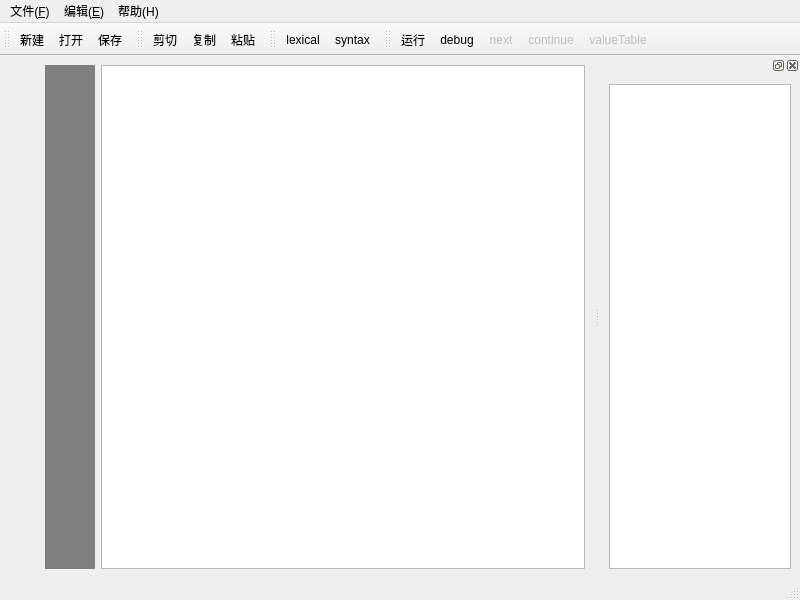
<?xml version="1.0" encoding="UTF-8"?>
<ui version="4.0">
 <class>MainWindow</class>
 <widget class="QMainWindow" name="MainWindow">
  <property name="geometry">
   <rect>
    <x>0</x>
    <y>0</y>
    <width>800</width>
    <height>600</height>
   </rect>
  </property>
  <widget class="QWidget" name="centralwidget">
   <layout class="QGridLayout" name="gridLayout">
    <item row="0" column="1">
     <widget class="QLabel" name="label">
      <property name="minimumSize">
       <size>
        <width>50</width>
        <height>30</height>
       </size>
      </property>
      <property name="styleSheet">
       <string notr="true">background-color:gray</string>
      </property>
      <property name="text">
       <string/>
      </property>
     </widget>
    </item>
    <item row="0" column="2">
     <widget class="QPlainTextEdit" name="plainTextEdit"/>
    </item>
    <item row="0" column="0">
     <widget class="QLabel" name="label_2">
      <property name="minimumSize">
       <size>
        <width>30</width>
        <height>0</height>
       </size>
      </property>
      <property name="text">
       <string/>
      </property>
     </widget>
    </item>
   </layout>
  </widget>
  <widget class="QMenuBar" name="menubar">
   <property name="geometry">
    <rect>
     <x>0</x>
     <y>0</y>
     <width>800</width>
     <height>26</height>
    </rect>
   </property>
   <widget class="QMenu" name="menuFile">
    <property name="title">
     <string>文件(&amp;F)</string>
    </property>
    <addaction name="actionnew"/>
    <addaction name="actionopen"/>
    <addaction name="actionsave"/>
    <addaction name="actionsave_as"/>
    <addaction name="separator"/>
    <addaction name="actionexit"/>
   </widget>
   <widget class="QMenu" name="menuEdit">
    <property name="title">
     <string>编辑(&amp;E)</string>
    </property>
    <addaction name="actioncut"/>
    <addaction name="actioncopy"/>
    <addaction name="actionpaste"/>
   </widget>
   <widget class="QMenu" name="menuHelp">
    <property name="title">
     <string>帮助(H)</string>
    </property>
    <addaction name="actionAbout"/>
    <addaction name="actionAbout_Us"/>
   </widget>
   <addaction name="menuFile"/>
   <addaction name="menuEdit"/>
   <addaction name="menuHelp"/>
  </widget>
  <widget class="QToolBar" name="toolBar">
   <property name="windowTitle">
    <string>toolBar</string>
   </property>
   <attribute name="toolBarArea">
    <enum>TopToolBarArea</enum>
   </attribute>
   <attribute name="toolBarBreak">
    <bool>false</bool>
   </attribute>
   <addaction name="actionnew"/>
   <addaction name="actionopen"/>
   <addaction name="actionsave"/>
  </widget>
  <widget class="QStatusBar" name="statusBar"/>
  <widget class="QToolBar" name="toolBar_2">
   <property name="windowTitle">
    <string>toolBar_2</string>
   </property>
   <attribute name="toolBarArea">
    <enum>TopToolBarArea</enum>
   </attribute>
   <attribute name="toolBarBreak">
    <bool>false</bool>
   </attribute>
   <addaction name="actioncut"/>
   <addaction name="actioncopy"/>
   <addaction name="actionpaste"/>
  </widget>
  <widget class="QToolBar" name="toolBar_3">
   <property name="windowTitle">
    <string>toolBar_3</string>
   </property>
   <attribute name="toolBarArea">
    <enum>TopToolBarArea</enum>
   </attribute>
   <attribute name="toolBarBreak">
    <bool>false</bool>
   </attribute>
   <addaction name="actionlexical"/>
   <addaction name="actionsyntax"/>
  </widget>
  <widget class="QToolBar" name="toolBar_4">
   <property name="windowTitle">
    <string>toolBar_4</string>
   </property>
   <attribute name="toolBarArea">
    <enum>TopToolBarArea</enum>
   </attribute>
   <attribute name="toolBarBreak">
    <bool>false</bool>
   </attribute>
   <addaction name="actionstart"/>
   <addaction name="actiondebug"/>
   <addaction name="actionnext"/>
   <addaction name="actioncontinue"/>
   <addaction name="actionvalueTable"/>
  </widget>
  <widget class="QDockWidget" name="dockWidget">
   <property name="maximumSize">
    <size>
     <width>200</width>
     <height>524287</height>
    </size>
   </property>
   <attribute name="dockWidgetArea">
    <number>2</number>
   </attribute>
   <widget class="QWidget" name="dockWidgetContents">
    <layout class="QGridLayout" name="gridLayout_2">
     <item row="0" column="0">
      <widget class="QPlainTextEdit" name="plainTextEdit_2"/>
     </item>
    </layout>
   </widget>
  </widget>
  <action name="actionnew">
   <property name="icon">
    <iconset resource="interpreter.qrc">
     <normaloff>:/images/images/new.png</normaloff>:/images/images/new.png</iconset>
   </property>
   <property name="text">
    <string>新建</string>
   </property>
   <property name="statusTip">
    <string>新建文件</string>
   </property>
   <property name="shortcut">
    <string>Ctrl+N</string>
   </property>
  </action>
  <action name="actionopen">
   <property name="icon">
    <iconset resource="interpreter.qrc">
     <normaloff>:/images/images/open.png</normaloff>:/images/images/open.png</iconset>
   </property>
   <property name="text">
    <string>打开</string>
   </property>
   <property name="statusTip">
    <string>打开文件</string>
   </property>
   <property name="shortcut">
    <string>Ctrl+O</string>
   </property>
  </action>
  <action name="actionsave">
   <property name="icon">
    <iconset resource="interpreter.qrc">
     <normaloff>:/images/images/save.png</normaloff>:/images/images/save.png</iconset>
   </property>
   <property name="text">
    <string>保存</string>
   </property>
   <property name="statusTip">
    <string>保存文件</string>
   </property>
   <property name="shortcut">
    <string>Ctrl+S</string>
   </property>
  </action>
  <action name="actionexit">
   <property name="text">
    <string>退出</string>
   </property>
   <property name="statusTip">
    <string>退出程序</string>
   </property>
  </action>
  <action name="actioncut">
   <property name="icon">
    <iconset resource="interpreter.qrc">
     <normaloff>:/images/images/cut.png</normaloff>:/images/images/cut.png</iconset>
   </property>
   <property name="text">
    <string>剪切</string>
   </property>
   <property name="statusTip">
    <string>剪切当前选中的内容到剪贴板</string>
   </property>
   <property name="shortcut">
    <string>Ctrl+X</string>
   </property>
  </action>
  <action name="actioncopy">
   <property name="icon">
    <iconset resource="interpreter.qrc">
     <normaloff>:/images/images/copy.png</normaloff>:/images/images/copy.png</iconset>
   </property>
   <property name="text">
    <string>复制</string>
   </property>
   <property name="statusTip">
    <string>复制当前选中的内容到剪贴板</string>
   </property>
   <property name="shortcut">
    <string>Ctrl+C</string>
   </property>
  </action>
  <action name="actionpaste">
   <property name="icon">
    <iconset resource="interpreter.qrc">
     <normaloff>:/images/images/paste.png</normaloff>:/images/images/paste.png</iconset>
   </property>
   <property name="text">
    <string>粘贴</string>
   </property>
   <property name="statusTip">
    <string>将剪贴板的内容粘贴到当前选中的位置</string>
   </property>
   <property name="shortcut">
    <string>Ctrl+V</string>
   </property>
  </action>
  <action name="actionAbout">
   <property name="text">
    <string>关于</string>
   </property>
   <property name="toolTip">
    <string>关于</string>
   </property>
   <property name="statusTip">
    <string>关于此程序</string>
   </property>
  </action>
  <action name="actionAbout_Us">
   <property name="text">
    <string>关于我们</string>
   </property>
   <property name="toolTip">
    <string>关于我们</string>
   </property>
   <property name="statusTip">
    <string>关于我们团队</string>
   </property>
  </action>
  <action name="actionstart">
   <property name="icon">
    <iconset resource="interpreter.qrc">
     <normaloff>:/images/images/start.png</normaloff>:/images/images/start.png</iconset>
   </property>
   <property name="text">
    <string>运行</string>
   </property>
   <property name="statusTip">
    <string>运行程序</string>
   </property>
   <property name="shortcut">
    <string>F7</string>
   </property>
  </action>
  <action name="actionsave_as">
   <property name="text">
    <string>另存为...</string>
   </property>
   <property name="toolTip">
    <string>另存为</string>
   </property>
   <property name="statusTip">
    <string>文件另存为</string>
   </property>
   <property name="shortcut">
    <string>Ctrl+A</string>
   </property>
  </action>
  <action name="actionlexical">
   <property name="icon">
    <iconset resource="interpreter.qrc">
     <normaloff>:/images/images/ci.png</normaloff>:/images/images/ci.png</iconset>
   </property>
   <property name="text">
    <string>lexical</string>
   </property>
   <property name="toolTip">
    <string>词法分析程序</string>
   </property>
   <property name="shortcut">
    <string>Ctrl+L</string>
   </property>
  </action>
  <action name="actionsyntax">
   <property name="icon">
    <iconset resource="interpreter.qrc">
     <normaloff>:/images/images/yu.png</normaloff>:/images/images/yu.png</iconset>
   </property>
   <property name="text">
    <string>syntax</string>
   </property>
   <property name="toolTip">
    <string>语法分析程序</string>
   </property>
   <property name="shortcut">
    <string>Ctrl+G</string>
   </property>
  </action>
  <action name="actiondebug">
   <property name="icon">
    <iconset resource="interpreter.qrc">
     <normaloff>:/images/images/debug.png</normaloff>:/images/images/debug.png</iconset>
   </property>
   <property name="text">
    <string>debug</string>
   </property>
   <property name="toolTip">
    <string>调试</string>
   </property>
   <property name="shortcut">
    <string>Ctrl+D</string>
   </property>
  </action>
  <action name="actionnext">
   <property name="enabled">
    <bool>false</bool>
   </property>
   <property name="icon">
    <iconset resource="interpreter.qrc">
     <normaloff>:/images/images/next.png</normaloff>:/images/images/next.png</iconset>
   </property>
   <property name="text">
    <string>next</string>
   </property>
   <property name="toolTip">
    <string>下一步</string>
   </property>
   <property name="shortcut">
    <string>F7</string>
   </property>
  </action>
  <action name="actioncontinue">
   <property name="enabled">
    <bool>false</bool>
   </property>
   <property name="icon">
    <iconset resource="interpreter.qrc">
     <normaloff>:/images/images/continue.png</normaloff>:/images/images/continue.png</iconset>
   </property>
   <property name="text">
    <string>continue</string>
   </property>
   <property name="toolTip">
    <string>继续</string>
   </property>
   <property name="shortcut">
    <string>F6</string>
   </property>
  </action>
  <action name="actionvalueTable">
   <property name="enabled">
    <bool>false</bool>
   </property>
   <property name="icon">
    <iconset resource="interpreter.qrc">
     <normaloff>:/images/images/para.png</normaloff>:/images/images/para.png</iconset>
   </property>
   <property name="text">
    <string>valueTable</string>
   </property>
   <property name="toolTip">
    <string>值列表</string>
   </property>
  </action>
 </widget>
 <resources>
  <include location="interpreter.qrc"/>
 </resources>
 <connections/>
</ui>
